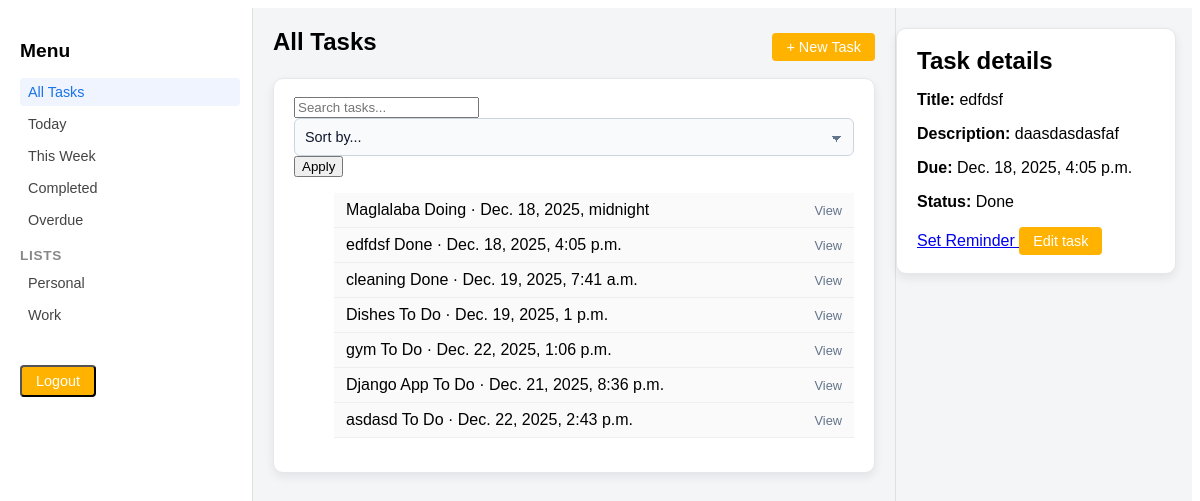
Page /?filter=all&task=4 (signed in) on the committed database.
### core/models.py (models this page shows, shortened)
class Task(models.Model):
    STATUS_CHOICES = [
        ('todo', 'To Do'),
        ('doing', 'Doing'),
        ('done', 'Done'),
    ]
    owner = models.ForeignKey(User, on_delete=models.CASCADE)
    title = models.CharField(max_length=200)
    description = models.TextField(blank=True)
    due_date = models.DateTimeField(null=True, blank=True)
    status = models.CharField(max_length=10, choices=STATUS_CHOICES, default='todo')
    created_at = models.DateTimeField(auto_now_add=True)

### core/views.py (the view)
# urls.py: path('', views.dashboard, name='dashboard'),
@login_required
def dashboard(request):
    today = timezone.now().date()
    flt = request.GET.get('filter', 'today')
    selected_id = request.GET.get('task')
    base_qs = Task.objects.filter(owner=request.user)
    search_query = request.GET.get('q', '').strip()
    sort_option = request.GET.get('sort', '')
    if flt == 'all':
        tasks = base_qs
    elif flt == 'today':
        tasks = base_qs.filter(due_date__date=today)
    elif flt == 'week':
        tasks = base_qs.filter(
            due_date__gte=today,
            due_date__lte=today + timezone.timedelta(days=7),
        )
    elif flt == 'completed':
        tasks = base_qs.filter(status='done')
    elif flt == 'overdue':
        tasks = base_qs.filter(
            status__in=['todo', 'in_progress'],
            due_date__lt=today,
        )
    else:
        tasks = base_qs.none()
    if search_query:
        tasks = tasks.filter(
            Q(title__icontains=search_query) |
            Q(description__icontains=search_query)
        )
    allowed_sorts = ['due_date', '-due_date', 'title', '-title']
    if sort_option in allowed_sorts:
        tasks = tasks.order_by(sort_option)
    selected_task = None
    if selected_id:
        selected_task = get_object_or_404(base_qs, pk=selected_id)
    reminders = Reminder.objects.filter(
        task__owner=request.user,
        remind_at__gte=timezone.now(),
    ).order_by('remind_at')
    return render(request, 'core/dashboard.html', {
        'tasks': tasks,
        'filter': flt,
        'reminders': reminders,
        'selected_task': selected_task,
        'search_query': search_query,
        'sort_option': sort_option,
    })

### core/templates/core/dashboard.html (shortened to what this page needs)
{% load static %}
<!DOCTYPE html>
<html>
<head>
  <link rel="stylesheet" type="text/css" href="{% static 'core/style.css' %}">
</head>
<body>
  <body>
    <div class="layout">
      <aside class="sidebar">
        <h2 class="sidebar-title">Menu</h2>
        <ul class="sidebar-list">
          <li class="{% if filter == 'all' %}is-active{% endif %}">
            <a href="{% url 'dashboard' %}?filter=all">All Tasks</a>
          </li>
          <li class="{% if filter == 'today' %}is-active{% endif %}">
            <a href="{% url 'dashboard' %}?filter=today">Today</a>
          </li>
          <li class="{% if filter == 'week' %}is-active{% endif %}">
            <a href="{% url 'dashboard' %}?filter=week">This Week</a>
          </li>
          <li class="{% if filter == 'completed' %}is-active{% endif %}">
            <a href="{% url 'dashboard' %}?filter=completed">Completed</a>
          </li>
          <li class="{% if filter == 'overdue' %}is-active{% endif %}">
            <a href="{% url 'dashboard' %}?filter=overdue">Overdue</a>
          </li>
        </ul>
        <nav class="sidebar-section">
          <h3 class="sidebar-heading">Lists</h3>
          <ul class="sidebar-list">
            <li><a href="#">Personal</a></li>
            <li><a href="#">Work</a></li>
          </ul>
        </nav>
        <button class="btn-primary" style="margin-top: 1rem;">
          Logout
        </button>
      </aside>
      <main class="main-column">
        <header class="main-header">
          <h2 class="card-title">
            {% if filter == 'all' %}All Tasks
            {% elif filter == 'today' %}Today
            {% elif filter == 'week' %}This Week
            {% elif filter == 'completed' %}Completed
            {% elif filter == 'overdue' %}Overdue
            {% else %}Tasks{% endif %}
          </h2>
          <a href="{% url 'task_create' %}" class="btn-primary">+ New Task</a>
        </header>
        <section class="card">
          <form method="get" class="search-sort-container">
            <input
              type="text"
              name="q"
              placeholder="Search tasks..."
              class="search-input"
              value="{{ search_query|default:'' }}"
            >
            <select name="sort" class="sort-dropdown">
              <option value="">Sort by...</option>
            </select>
            <button type="submit">Apply</button>
          </form>
          <ul class="item-list">
            {% for task in tasks %}
              <li class="item-row">
                <a href="{% url 'dashboard' %}?filter={{ filter }}&task={{ task.pk }}"
                   class="item-row-link">
                  <div class="item-main">
                    <span class="item-title">{{ task.title }}</span>
                    <span class="item-meta">
                      {{ task.get_status_display }} · {{ task.due_date }}
                    </span>
                  </div>
                  <span class="item-action-label">View</span>
                </a>
              </li>
            {% empty %}
              <li class="item-row item-empty">No tasks in this view.</li>
            {% endfor %}
          </ul>
        </section>
      </main>
      <aside class="detail-column">
        <div class="card">
          <h2 class="card-title">Task details</h2>
          {% if selected_task %}
            <p><strong>Title:</strong> {{ selected_task.title }}</p>
            <p><strong>Description:</strong> {{ selected_task.description }}</p>
            <p><strong>Due:</strong> {{ selected_task.due_date }}</p>
            <p><strong>Status:</strong> {{ selected_task.get_status_display }}</p>
            <a href="{% url 'reminder_create' selected_task.pk %}" class="btn-secondary">
              Set Reminder
            </a>
            <a href="{% url 'task_update' selected_task.pk %}" class="btn-primary">
              Edit task
            </a>
          {% else %}
            <p style="font-family: Arial, sans-serif;">No Selected Task.</p>
          {% endif %}
        </div>
      </aside>
    </div>
  </body>
</html>

### core/static/core/style.css (style rules this page uses)
.card { background: #ffffff; border-radius: 10px; padding: 18px 20px; margin-bottom: 20px; box-shadow: 0 4px 10px rgba(15, 23, 42, 0.08); border: 1px solid #e5e7eb; }
.card-title { font-size: 1.5rem; font-weight: 600; margin: 0 0 10px 0; }
.main-column .card, .detail-column .card { background: #ffffff; }
.layout { display: flex; min-height: 100vh; background: #f4f5f7; font-family: Arial, sans-serif; }
.sidebar { width: 220px; background: #ffffff; border-right: 1px solid #e0e0e0; padding: 16px 12px; }
.sidebar-title { font-size: 1.2rem; margin-bottom: 16px; }
.sidebar-section { margin-bottom: 20px; }
.sidebar-heading { font-size: 0.85rem; text-transform: uppercase; letter-spacing: 0.05em; color: #888; margin-bottom: 6px; }
.sidebar-list { list-style: none; padding: 0; margin: 0; }
.sidebar-list li { margin-bottom: 4px; }
.sidebar-list a { display: block; padding: 6px 8px; border-radius: 4px; color: #444; text-decoration: none; font-size: 0.9rem; }
.sidebar-list li.is-active a, .sidebar-list a:hover { background: #f0f4ff; color: #1a73e8; }
.main-column { flex: 1; padding: 20px; }
.main-header { display: flex; justify-content: space-between; align-items: center; margin-bottom: 12px; }
.detail-column { width: 280px; padding: 20px 16px 20px 0; border-left: 1px solid #e0e0e0; }
.btn-primary { display: inline-block; padding: 6px 14px; border-radius: 4px; background-color: #ffb300; color: #fff; font-size: 0.9rem; text-decoration: none; }
.item-row { list-style: none; align-items: center; padding: 0; border-bottom: 1px solid #eee; background: #fafafa; }
.item-row-link { display: flex; align-items: center; justify-content: space-between; padding: 8px 12px; text-decoration: none; color: inherit; }
.item-action-label { font-size: 0.8rem; color: #64748b; }
.item-list select, .card select { width: 100%; padding: 8px 10px; border-radius: 6px; border: 1px solid #cbd5e1; background-color: #f8fafc; color: #0f172a; font-size: 0.9rem; line-height: 1.4; appearance: none; -webkit-appearance: none; -moz-appearance: none; background-image: linear-gradient(45deg, transparent 50%, #64748b 50%), linear-gradient(135deg, #64748b 50%, transparent 50%); background-position: calc(100% - 16px) 55%, calc(100% - 11px) 55%; background-size: 6px 6px, 6px 6px; background-repeat: no-repeat; }

### rows in the picture
Task: title "Maglalaba", status "Doing", due_date "Dec. 18, 2025, midnight"
Task: title "edfdsf", status "Done", due_date "Dec. 18, 2025, 4:05 p.m.", description "daasdasdasfaf"
Task: title "cleaning", status "Done", due_date "Dec. 19, 2025, 7:41 a.m."
Task: title "Dishes", status "To Do", due_date "Dec. 19, 2025, 1 p.m."
Task: title "gym", status "To Do", due_date "Dec. 22, 2025, 1:06 p.m."
Task: title "Django App", status "To Do", due_date "Dec. 21, 2025, 8:36 p.m."
Task: title "asdasd", status "To Do", due_date "Dec. 22, 2025, 2:43 p.m."
